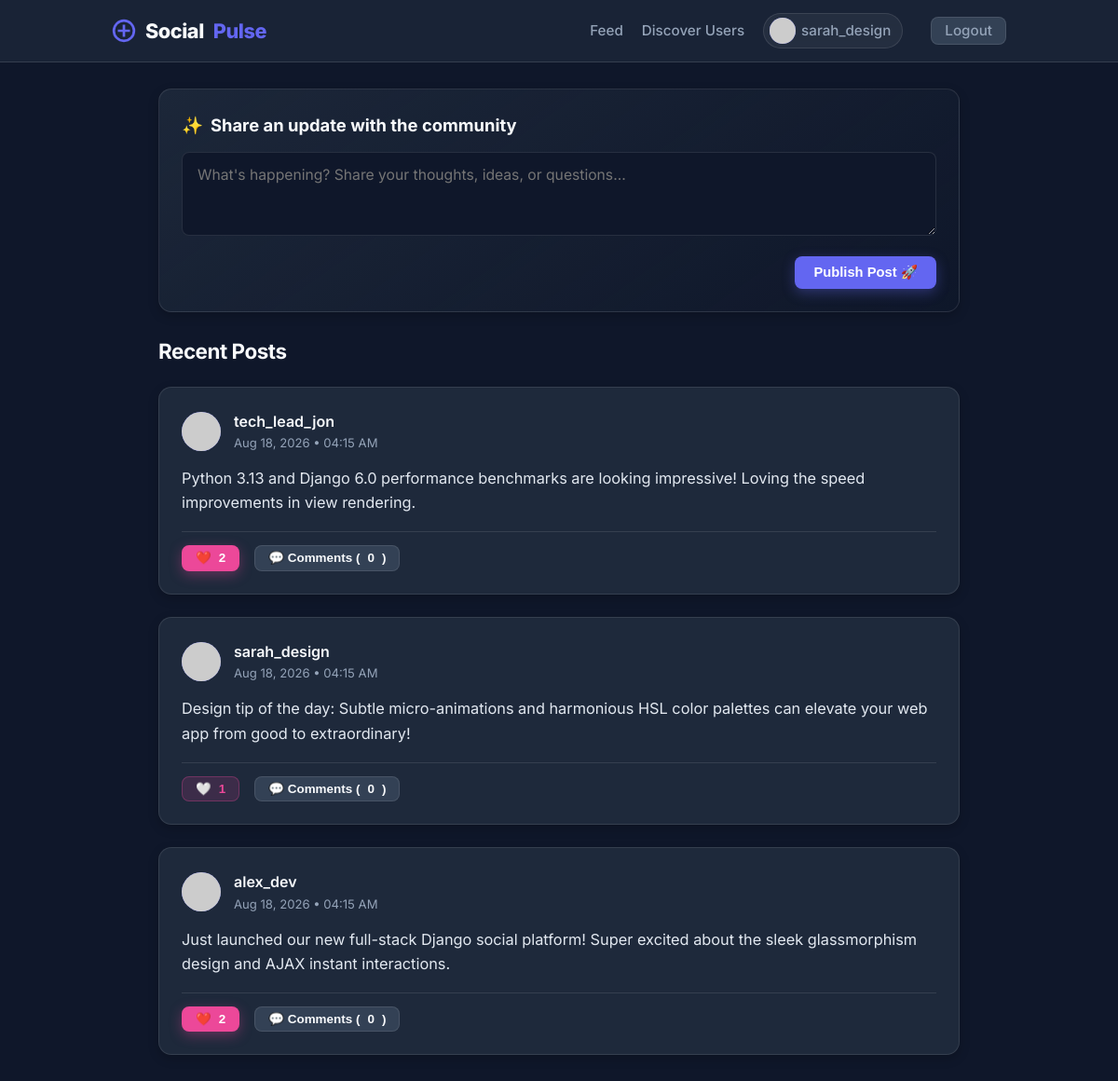
Screenshot of / (signed in) with the database file from the repository.
### social_app/models.py (models this page shows, shortened)
class Post(models.Model):
    author = models.ForeignKey(User, on_delete=models.CASCADE, related_name='posts')
    content = models.TextField(max_length=1000)
    created_at = models.DateTimeField(auto_now_add=True)
    likes = models.ManyToManyField(User, related_name='liked_posts', blank=True)
    class Meta:
        ordering = ['-created_at']
    def total_likes(self):
        return self.likes.count()

### social_app/views.py (the view)
# urls.py: path('', views.feed_view, name='feed'),
@login_required
def feed_view(request):
    posts = Post.objects.all().select_related('author', 'author__profile').prefetch_related('likes', 'comments', 'comments__author')
    user_liked_ids = set(request.user.liked_posts.values_list('id', flat=True))
    context = {
        'posts': posts,
        'user_liked_ids': user_liked_ids
    }
    return render(request, 'feed.html', context)

### templates/feed.html (shortened to what this page needs)
{% extends 'base.html' %}
{% block content %}
<div class="card create-post-card">
  <h2 style="font-size:1.15rem;margin-bottom:14px;display:flex;align-items:center;gap:8px;">
    <span>✨</span> Share an update with the community
  </h2>
  <form onsubmit="createPost(event)">
    <textarea id="create-post-content" class="create-post-textarea" placeholder="What's happening? Share your thoughts, ideas, or questions..." required></textarea>
    <div style="display:flex;justify-content:flex-end;">
      <button type="submit" class="btn btn-primary">Publish Post 🚀</button>
    </div>
  </form>
</div>
<h2 style="font-size:1.4rem;margin-bottom:20px;letter-spacing:-0.02em;">Recent Posts</h2>
{% if posts %}
  {% for post in posts %}
    <div class="card" id="post-card-{{ post.id }}">
      <div class="post-header">
        <img src="{{ post.author.profile.avatar_url }}" class="avatar-sm" alt="{{ post.author.username }}">
        <div>
          <a href="{% url 'user_profile' post.author.username %}" class="post-author">{{ post.author.username }}</a>
          <div class="post-time">{{ post.created_at|date:"M d, Y • h:i A" }}</div>
        </div>
      </div>
      <div class="post-content">{{ post.content }}</div>
      <div class="post-footer">
        <button id="like-btn-{{ post.id }}"
                onclick="toggleLike({{ post.id }})"
                class="btn btn-pink btn-sm {% if post.id in user_liked_ids %}active{% endif %}">
          <span class="heart-icon">{% if post.id in user_liked_ids %}❤️{% else %}🤍{% endif %}</span>
          <span id="like-count-{{ post.id }}">{{ post.total_likes }}</span>
        </button>
        <button onclick="toggleComments({{ post.id }})" class="btn btn-secondary btn-sm">
          💬 Comments (<span id="comment-count-{{ post.id }}">{{ post.comments.count }}</span>)
        </button>
      </div>
    </div>
  {% endfor %}
{% else %}
  <div class="card" style="text-align:center;padding:48px 20px;">
    <h3>No posts in the feed yet!</h3>
    <p style="color:var(--text-muted);margin-top:8px;">Be the first person to publish a post using the form above.</p>
  </div>
{% endif %}
{% endblock %}

### templates/base.html (shortened to what this page needs)
{% load static %}
<!doctype html>
<html lang="en">
<head>
  <link rel="stylesheet" href="{% static 'css/style.css' %}">
</head>
<body>
  <header class="header">
    <div class="header-container">
      <a href="{% url 'feed' %}" class="logo">
        <svg width="26" height="26" viewBox="0 0 24 24" fill="none" stroke="var(--primary)" stroke-width="2.5">
          <circle cx="12" cy="12" r="10"></circle>
          <path d="M12 6v12M6 12h12"></path>
        </svg>
        Social<span>Pulse</span>
      </a>
      <nav class="nav-links">
        {% if user.is_authenticated %}
          <a href="{% url 'feed' %}">Feed</a>
          <a href="{% url 'discover' %}">Discover Users</a>
          <a href="{% url 'profile' %}" class="user-badge">
            <img src="{{ user.profile.avatar_url }}" class="avatar-xs" alt="{{ user.username }}">
            <span>{{ user.username }}</span>
          </a>
          <a href="{% url 'logout' %}" class="btn btn-secondary btn-sm" style="margin-left:10px;">Logout</a>
        {% else %}
          <a href="{% url 'login' %}">Login</a>
          <a href="{% url 'register' %}" class="btn btn-primary btn-sm">Register</a>
        {% endif %}
      </nav>
    </div>
  </header>
  <main class="container">
    {% block content %}{% endblock %}
  </main>
</body>
</html>

### static/css/style.css (style rules this page uses)
:root { --font-family: 'Inter', system-ui, -apple-system, sans-serif; --bg-color: #0f172a; --bg-card: #1e293b; --bg-card-hover: #334155; --surface-border: rgba(255, 255, 255, 0.1); --primary: #6366f1; --primary-hover: #4f46e5; --primary-glow: rgba(99, 102, 241, 0.35); --pink-heart: #ec4899; --pink-glow: rgba(236, 72, 153, 0.35); --accent: #10b981; --text-main: #f8fafc; --text-muted: #94a3b8; --danger: #ef4444; --radius-sm: 8px; --radius-md: 14px; --radius-lg: 20px; --shadow-lg: 0 20px 25px -5px rgba(0, 0, 0, 0.5), 0 8px 10px -6px rgba(0, 0, 0, 0.5); --glass-bg: rgba(30, 41, 59, 0.75); --glass-border: rgba(255, 255, 255, 0.12); }
* { box-sizing: border-box; margin: 0; padding: 0; }
body { font-family: var(--font-family); background-color: var(--bg-color); color: var(--text-main); min-height: 100vh; display: flex; flex-direction: column; line-height: 1.6; }
.header { position: sticky; top: 0; z-index: 100; background: var(--glass-bg); backdrop-filter: blur(16px); -webkit-backdrop-filter: blur(16px); border-bottom: 1px solid var(--glass-border); padding: 14px 0; }
.header-container { max-width: 1000px; margin: 0 auto; padding: 0 20px; display: flex; align-items: center; justify-content: space-between; }
.logo { font-size: 1.35rem; font-weight: 800; color: var(--text-main); text-decoration: none; display: flex; align-items: center; gap: 10px; letter-spacing: -0.02em; }
.logo span { color: var(--primary); }
.nav-links { display: flex; align-items: center; gap: 20px; }
.nav-links a { color: var(--text-muted); text-decoration: none; font-weight: 500; font-size: 0.95rem; transition: all 0.2s ease; display: flex; align-items: center; gap: 6px; }
.user-badge { display: flex; align-items: center; gap: 10px; background: rgba(255, 255, 255, 0.05); border: 1px solid var(--surface-border); padding: 4px 12px 4px 6px; border-radius: 999px; }
.avatar-xs { width: 28px; height: 28px; border-radius: 50%; object-fit: cover; background: var(--primary); }
.avatar-sm { width: 42px; height: 42px; border-radius: 50%; object-fit: cover; background: var(--primary); }
.container { max-width: 900px; margin: 0 auto; padding: 28px 20px; width: 100%; flex: 1; }
.card { background: var(--bg-card); border: 1px solid var(--surface-border); border-radius: var(--radius-md); padding: 24px; margin-bottom: 24px; box-shadow: 0 4px 12px rgba(0, 0, 0, 0.2); transition: border-color 0.2s ease; }
.create-post-card { background: linear-gradient(145deg, rgba(30, 41, 59, 0.9) 0%, rgba(15, 23, 42, 0.6) 100%); }
.create-post-textarea { width: 100%; padding: 14px 16px; background: #0f172a; border: 1px solid var(--surface-border); border-radius: var(--radius-sm); color: var(--text-main); font-size: 0.98rem; font-family: var(--font-family); resize: vertical; min-height: 90px; margin-bottom: 14px; transition: border-color 0.2s ease, box-shadow 0.2s ease; }
.btn { display: inline-flex; align-items: center; justify-content: center; gap: 8px; padding: 10px 20px; font-size: 0.92rem; font-weight: 600; border-radius: var(--radius-sm); border: none; cursor: pointer; transition: all 0.2s ease; text-decoration: none; line-height: 1; }
.btn-primary { background: var(--primary); color: white; box-shadow: 0 4px 14px var(--primary-glow); }
.btn-secondary { background: var(--bg-card-hover); color: var(--text-main); border: 1px solid var(--surface-border); }
.btn-pink { background: rgba(236, 72, 153, 0.15); color: var(--pink-heart); border: 1px solid rgba(236, 72, 153, 0.3); }
.btn-pink.active, .btn-pink:hover { background: var(--pink-heart); color: white; box-shadow: 0 4px 14px var(--pink-glow); }
.btn-sm { padding: 6px 14px; font-size: 0.84rem; }
.post-header { display: flex; align-items: center; gap: 14px; margin-bottom: 14px; }
.post-author { font-weight: 600; color: var(--text-main); text-decoration: none; font-size: 1rem; }
.post-time { color: var(--text-muted); font-size: 0.82rem; }
.post-content { font-size: 1.02rem; color: #e2e8f0; margin-bottom: 18px; white-space: pre-wrap; word-break: break-word; }
.post-footer { display: flex; align-items: center; gap: 16px; border-top: 1px solid var(--surface-border); padding-top: 14px; }

### rows the page displays
Post: author.username "tech_lead_jon", created_at "Aug 18, 2026 • 04:15 AM", content "Python 3.13 and Django 6.0 performance benchmarks are looking impressive! Loving the speed improvements in view rendering.", total_likes "2", comments.count "0"
Post: author.username "sarah_design", created_at "Aug 18, 2026 • 04:15 AM", content "Design tip of the day: Subtle micro-animations and harmonious HSL color palettes can elevate your web app from good to extraordinary!", total_likes "1", comments.count "0"
Post: author.username "alex_dev", created_at "Aug 18, 2026 • 04:15 AM", content "Just launched our new full-stack Django social platform! Super excited about the sleek glassmorphism design and AJAX instant interactions.", total_likes "2", comments.count "0"

### other values shown
{{ user.username }} "sarah_design"
